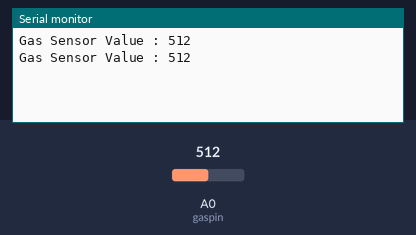
Bench run of a sketch on a simulated Arduino Uno, built with avr-gcc and run on an emulated ATmega328P. Parts: the last lines printed to the serial monitor. The inputs (shaded band) are chosen by the test bench; at power-on: A0 (gaspin) = 512.

Above: at 1.8 s.
1.9 s: A0 (gaspin) set to 716
At 2.8 s:
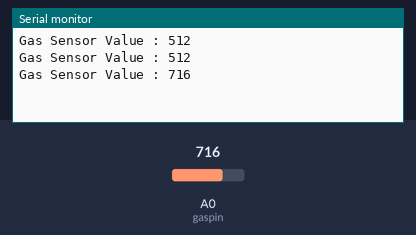
3.4 s: A0 (gaspin) set to 900
At 4.8 s:
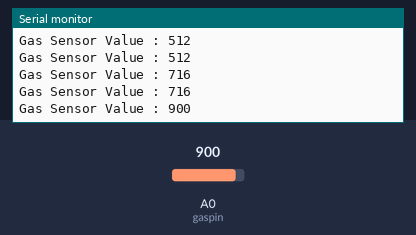
Timing chart, 0 to 6.4 s (numbered marks = the images above; inputs shaded):
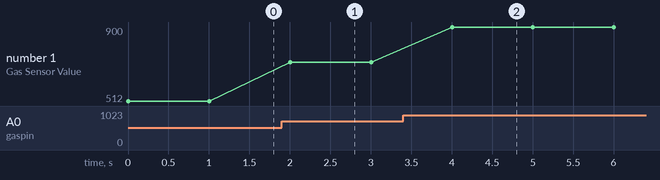

Measured:
- after the input at 1.9 s, the serial monitor: prints a new line after 0.10 s (image 1)
- after the input at 3.4 s, the serial monitor: prints a new line after 0.60 s (image 2)
- plotted number 1: 512 → 716 after the input at 1.9 s, 716 → 900 after the input at 3.4 s

The sketch:

gas_detection.ino
```cpp
void setup() {
  pinMode(A0,INPUT);
  Serial.begin(9600);
}

void loop() {
  int gasdata = 0;
  int buzzer = 2;
  int gaspin = A0;
  gasdata = analogRead(gaspin);
  Serial.print("\nGas Sensor Value : ");
  Serial.println(gasdata);
  if (gasdata > 100){
    digitalWrite(buzzer,HIGH);
  }
  else{
    digitalWrite(buzzer,LOW);
  }
  delay(1000);


}
```
